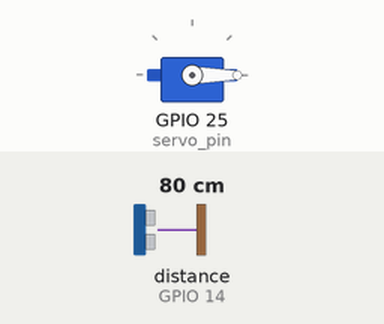
This sketch was run on a simulated ESP32. Shown: servo. Wiring (inferred from the names in the program): ultrasonic range finder: trigger GPIO 13; echo GPIO 14; servo: signal GPIO 25. Inputs (shaded band) come from the test bench; at power-on: distance to the obstacle (sensor on GPIO 14) 80 cm. The echo pulse lasts 58.3 µs per cm; servo pulses on a pin are drawn as a servo (544–2400 µs = 0–180°).

Above: at 1.2 s.
1.3 s: distance to the obstacle (sensor on GPIO 14) set to 32 cm
2.8 s: distance to the obstacle (sensor on GPIO 14) set to 26 cm
At 3.4 s:
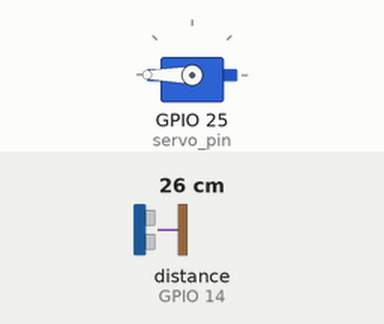
Timing chart, 0 to 5.8 s (numbered marks = the images above; inputs shaded):
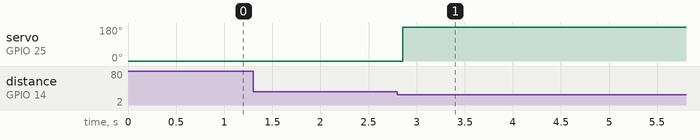

Measured:
- the behaviour switches between 30 and 29 cm on distance to the obstacle (sensor on GPIO 14) (found by bisection; images 0 and 1)
- after the input at 1.3 s, every drawn part: stays the same
- after the input at 2.8 s, servo on GPIO 25 (servo_pin): 0° → 180° after 0.06 s

The sketch:

project_28.ino
```cpp
/*
  keyestudio ESP32 Inventor Learning Kit
  Project 28 Intelligent Gate
  http://www.keyestudio.com
*/
#define servo_pin  25
int distance = 0; //Define a variable to receive the distance
int EchoPin = 14; //Connect Echo pin to IO14
int TrigPin = 13; //Connect Trig pin to IO13

//Ultrasonic ranging program
float checkdistance() { //Acquire distance
  //preserve a short low level to ensure a clear high pulse:
  digitalWrite(TrigPin, LOW);
  delayMicroseconds(2);
  //Trigger the sensor by a high pulse of 10um or longer
  digitalWrite(TrigPin, HIGH);
  delayMicroseconds(10);
  digitalWrite(TrigPin, LOW);
  //Read the signal from the sensor: a high level pulse
  //Duration is detected from the point sending "ping" command to the time receiving echo signal (unit: um).
  float distance = pulseIn(EchoPin, HIGH) / 58.00;  //Convert into distance
  delay(10);
  return distance;
}

//Servo rotation program
void Set_Angle(int angle_val) { //Impulse function
  int pulsewidth = map(angle_val, 0, 180, 500, 2500); //Map Angle to pulse width
  for (int i = 0; i < 10; i++) { //Output a few more pulses
    digitalWrite(servo_pin, HIGH);//Set the servo interface level to high
    delayMicroseconds(pulsewidth);//The number of microseconds of delayed pulse width value
    digitalWrite(servo_pin, LOW);//Lower the level of servo interface
    delay(20 - pulsewidth / 1000);  //Add the bracket
  }
}

void setup() {
  // put your setup code here, to run once:
  pinMode(servo_pin,OUTPUT);
  pinMode(TrigPin, OUTPUT);//Set Trig pin to output
  pinMode(EchoPin, INPUT);  //Set Echo pin to input
}

void loop() {
  // put your main code here, to run repeatedly:
 distance = checkdistance();
 Serial.println();
  if(distance < 30){
    Set_Angle(180);
    delay(5000);//Wait for 5s
  }
  if(distance > 30){
    Set_Angle(0);
  }
}
```
